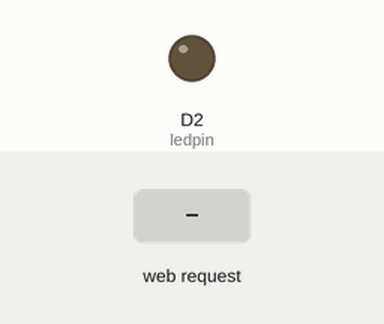
Simulated run of this sketch. Board: ESP8266 (NodeMCU). On the bench: output pins drawn as LEDs (lit = HIGH). The inputs (shaded band) are chosen by the test bench. WiFi joins after 1.5 s; servers stay silent unless stated; what the sketch prints to the serial monitor is not drawn.

Above: at 2.7 s.
2.8 s: HTTP request GET /led/on received
At 3.8 s:
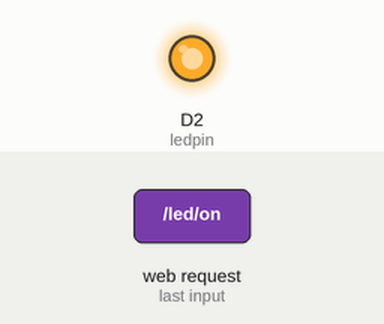
4.3 s: HTTP request GET /led/off received
At 5.0 s:
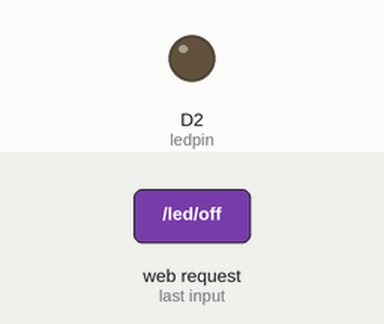
Timing chart, 0 to 7.3 s (numbered marks = the images above; inputs shaded):
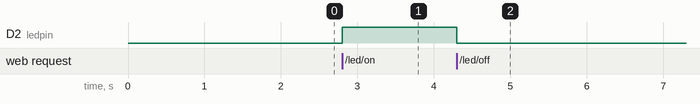

The sketch:

LED_IOT.ino
```cpp
#include <ESP8266WiFi.h>
#include <ESP8266WebServer.h>

const char* ssid = "Emmanuel prime";
const char* password = "";

ESP8266WebServer server(80);

int ledpin = D2;

void setup() {
  pinMode(ledpin,OUTPUT);
  Serial.begin(115200);
  Serial.print("connecting to WiFi....");
  WiFi.begin(ssid, password);
  while(WiFi.status() != WL_CONNECTED){
    delay(500);
    Serial.print(".");
  }
  Serial.print("WiFi Connected!\n");
  Serial.print("IP: ");
  Serial.println(WiFi.localIP());

  server.on("/",[](){
    server.send(200,"text/html",R"rawliteral(
      <div align = "center">
          <h1>IOT Control Dashboard</h1>
          <a href="/led/on"><input type="button" value="Turn On LED" style="color: green;"/></a>
          <a href="/led/off"><input type="button" value="Turn Off LED" style="color: red;"/></a>
      </div>
    )rawliteral");
  });

server.on("/led/on",[](){
  digitalWrite(ledpin,HIGH);
  server.send(200,"text/html", "<p>LED is ON</p><br><a href=\"/\">Back</a>");
});

server.on("/led/off",[](){
  digitalWrite(ledpin,LOW);
  server.send(200,"text/html", "<p>LED is OFF</p><br><a href=\"/\">Back</a>");
});

  server.begin();
}

void loop() {
  // put your main code here, to run repeatedly:
server.handleClient();
}
```

Measured:
- after the input at 2.8 s, D2 (ledpin): LOW → HIGH at once
- after the input at 4.3 s, D2 (ledpin): HIGH → LOW at once
